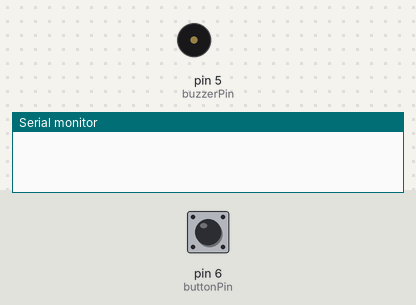
Bench run of a sketch on a simulated Arduino Uno, built with avr-gcc and run on an emulated ATmega328P. Parts: buzzer (waves = sounding), the last lines printed to the serial monitor. Inputs (shaded band) come from the test bench; at power-on: pin 6 (buttonPin) LOW.

Above: at 1.2 s.
1.3 s: pin 6 (buttonPin) pulled HIGH for 0.15 s
At 2.3 s:
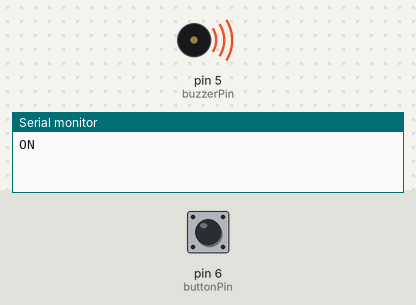
3.0 s: pin 6 (buttonPin) pulled HIGH for 1 s
At 3.6 s:
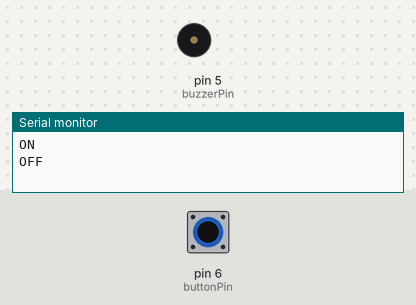
5.5 s: pin 6 (buttonPin) pulled HIGH for 3.2 s
At 6.7 s:
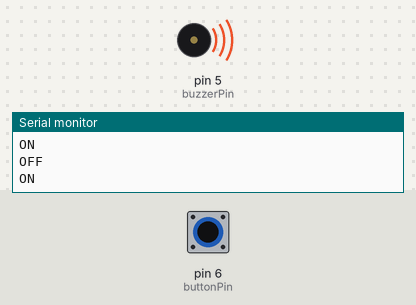
Timing chart, 0 to 8.5 s (numbered marks = the images above; inputs shaded):
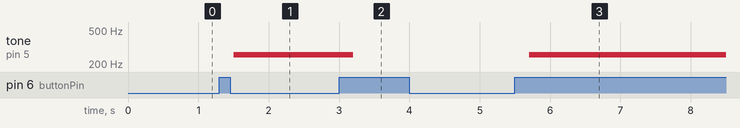

Measured:
- after the input at 1.3 s, tone on pin 5 (buzzerPin): silent → 255 Hz after 0.20 s
- after the input at 3.0 s, tone on pin 5 (buzzerPin): 255 Hz → silent after 0.20 s
- after the input at 5.5 s, tone on pin 5 (buzzerPin): silent → 255 Hz after 0.20 s

The sketch:

MicroduinoTuchSensor.ino
```cpp
//#include "audio.h"
#include "key.h"

const int buttonPin = 6;     // the number of the pushbutton pin
const int buzzerPin =  5;      // the number of the buzzer pin

boolean on_off;
boolean statusChange;


void setup(void) {
  //初始化串口波特率
  Serial.begin(9600);
  // initialize the LED pin as an output:
  pinMode(buzzerPin, OUTPUT);
  // initialize the pushbutton pin as an input:
  pinMode(buttonPin, INPUT);

  key_init();

}

void loop(void) {

  updateButton();

}


void updateButton() {

  if(key_get(buttonPin,0))
  {
    delay(200);
    on_off=!on_off;
  }
  if(statusChange!=on_off)
  {
    statusChange=on_off;
    if(on_off) {
      Serial.println("ON");
      //digitalWrite(buzzerPin, HIGH);
      tone(buzzerPin,255);
    }
    else {
      Serial.println("OFF");
      //digitalWrite(buzzerPin, LOW);
      tone(buzzerPin,0);
    }
  }


}
```

key.h
```cpp
#include "arduino.h"

boolean key[NUM_DIGITAL_PINS];			//按键
boolean key_cache[NUM_DIGITAL_PINS];		//检测按键松开缓存

void key_init()
{
  for(int a=0;a<NUM_DIGITAL_PINS;a++)
  {
    key[a]=LOW;
    key_cache[a]=HIGH;
  }
}

boolean key_get(int _key_pin,boolean _key_type)
{
  key_cache[_key_pin]=key[_key_pin];		//缓存作判断用

  key[_key_pin]=!digitalRead(_key_pin);	//触发时

  switch(_key_type)
  {
  case 0:
    if(!key[_key_pin] && key_cache[_key_pin])		//按下松开后
      return true;
    else
      return false;
    break;
  case 1:
    if(key[_key_pin] && !key_cache[_key_pin])		//按下松开后
      return true;
    else
      return false;
    break;
  }
}
```
